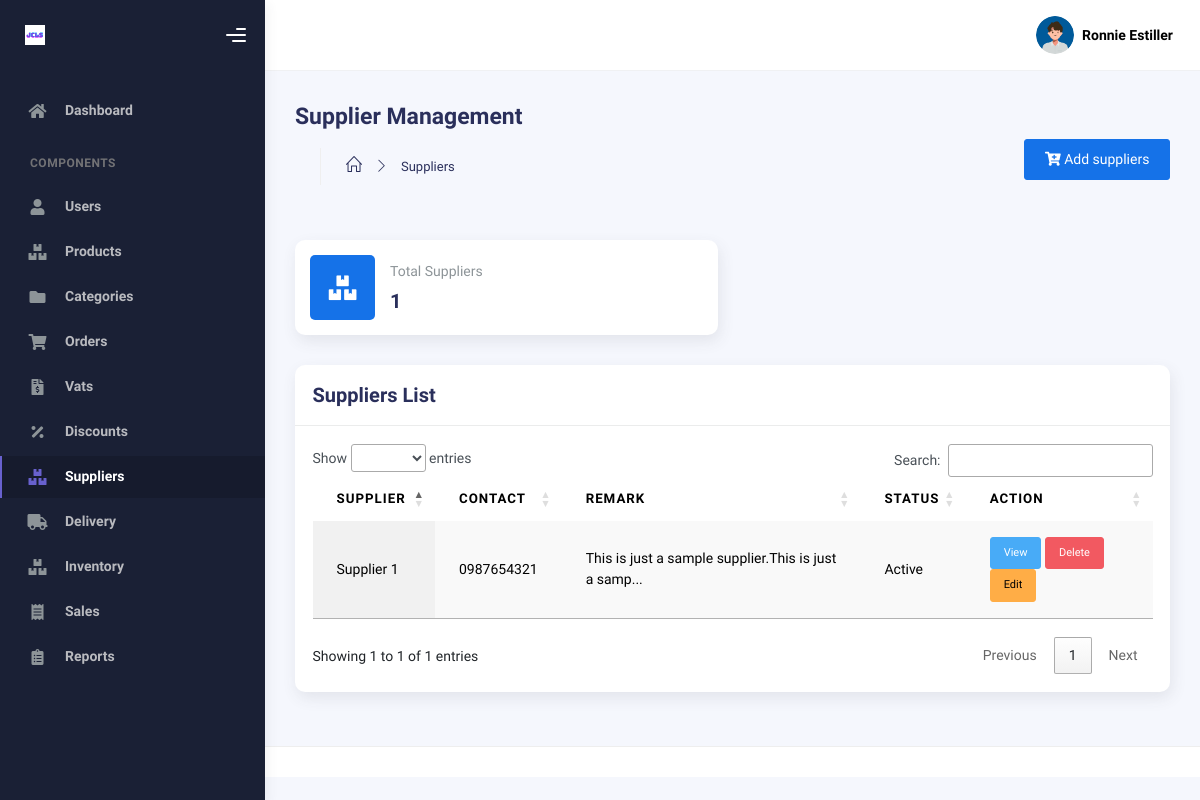
Page /supplier.php (signed in) on the earlier database version.
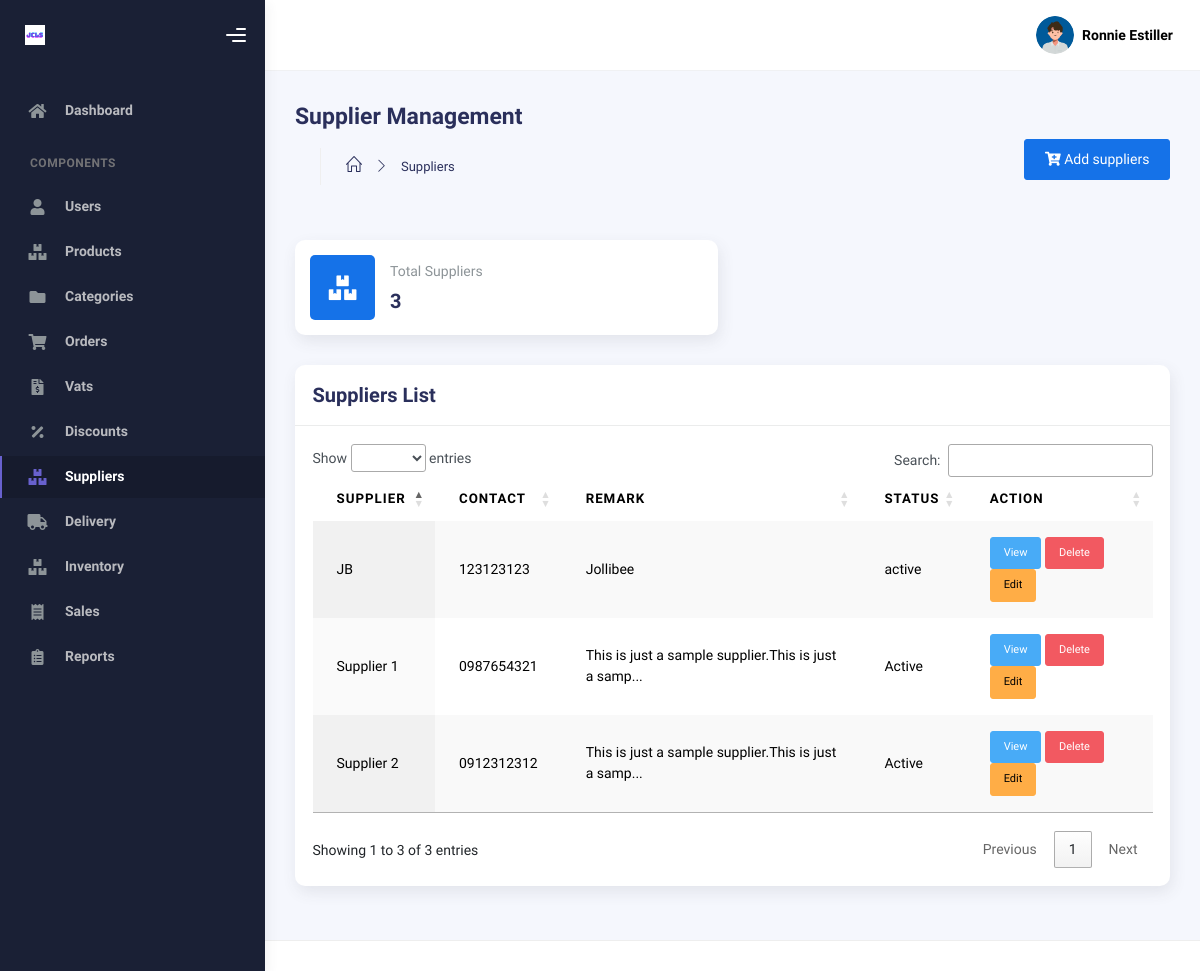
Same page on the later database version.
### tables this page shows
CREATE TABLE `supplier` (
  `id` int NOT NULL AUTO_INCREMENT,
  `sup_name` varchar(45) DEFAULT NULL,
  `phone` varchar(45) DEFAULT NULL,
  `remark` text,
  `status` varchar(45) DEFAULT NULL,
  `created_at` datetime DEFAULT CURRENT_TIMESTAMP,
  `updated_at` datetime DEFAULT NULL,
  PRIMARY KEY (`id`)
);

### supplier.php (the view, shortened to what the changed rows need)
<?php
include './php/db_conn.php';
if (isset($_SESSION['id']) && isset($_SESSION['name'])) {
?>
<!DOCTYPE html>
<html lang="en">
  <head>
      <link rel="stylesheet" href="https://cdn.datatables.net/1.13.7/css/jquery.dataTables.min.css">
    <link rel="stylesheet" href="https://cdn.datatables.net/buttons/2.4.2/css/buttons.dataTables.min.css">
    <link rel="stylesheet" href="https://cdnjs.cloudflare.com/ajax/libs/bootstrap/5.3.0/css/bootstrap.min.css">
    <link rel="stylesheet" href="assets/css/bootstrap.min.css" />
    <link rel="stylesheet" href="assets/css/plugins.min.css" />
    <link rel="stylesheet" href="assets/css/admin.min.css" />
    <link rel="stylesheet" href="assets/css/demo.css" />
  </head>
  <body>
    <div class="wrapper">
      <div class="sidebar" data-background-color="dark">
        <div class="sidebar-logo">
          <div class="logo-header" data-background-color="dark">
            <a href="dashboard.php" class="logo">
              <img
                src="assets/img/admin/logo_light.svg"
                alt="navbar brand"
                class="navbar-brand"
                height="20"
              />
            </a>
            <div class="nav-toggle">
              <button class="btn btn-toggle toggle-sidebar">
                <i class="gg-menu-right"></i>
              </button>
            </div>
          </div>
        </div>
        <div class="sidebar-wrapper scrollbar scrollbar-inner">
          <div class="sidebar-content">
            <ul class="nav nav-secondary">
              <li class="nav-item">
                <a href="dashboard.php">
                  <i class="fas fa-home"></i>
                  <p>Dashboard</p>
                </a>
              </li>
              <li class="nav-section">
                <h4 class="text-section">Components</h4>
              </li>
              <li class="nav-item ">
                <a href="user.php">
                <i class="fas fa-user"></i>
                  <p>Users</p>
                </a>
              </li>
              <li class="nav-item ">
                <a href="product.php">
                  <i class="fas fa-boxes"></i>
                  <p>Products</p>
                </a>
              </li>
              <li class="nav-item ">
                <a href="category.php">
                <i class="fas fa-folder"></i>
                  <p>Categories</p>
                </a>
              </li>
              <li class="nav-item ">
                <a href="orders.php">
                  <i class="fas fa-shopping-cart"></i>
                  <p>Orders</p>
                </a>
              </li>
              <li class="nav-item ">
                <a href="vat.php">
                <i class="fas fa-file-invoice-dollar"></i>
                  <p>Vats</p>
                </a>
              </li>
              <li class="nav-item ">
                <a href="discount.php">
                <i class="fas fa-percentage"></i>
                  <p>Discounts</p>
                </a>
              </li>
              <li class="nav-item active">
                <a href="supplier.php">
                  <i class="fas fa-boxes"></i>
                  <p>Suppliers</p>
                </a>
              </li>
              <li class="nav-item">
                <a  href="delivery.php">
                  <i class="fas fa-truck"></i>
                  <p>Delivery</p>
                </a>
              </li>
              <li class="nav-item">
                <a  href="inventory.php">
                  <i class="fas fa-boxes"></i>
                  <p>Inventory</p>
                </a>
              </li>
              <li class="nav-item">
                <a  href="sales.php">
                  <i class="fas fa-receipt"></i>
                  <p>Sales</p>
                </a>
              </li>
              <li class="nav-item">
                <a  href="reports.php">
                  <i class="fas fa-clipboard-list"></i>
                  <p>Reports</p>
                </a>
              </li>
            </ul>
          </div>
        </div>
      </div>
      <div class="main-panel">
        <div class="main-header">
          <?php include 'nav.php'; ?>
        </div>
        <div class="container">
          <div class="page-inner">
            <div class="d-flex align-items-left align-items-md-center flex-column flex-md-row pt-2 pb-4">
              <div>
                <h3 class="fw-bold mb-3">Supplier Management</h3>
                <div class="page-header">
                  <ul class="breadcrumbs mb-3">
                    <li class="nav-home">
                      <a href="#">
                        <i class="icon-home"></i>
                      </a>
                    </li>
                    <li class="separator">
                      <i class="icon-arrow-right"></i>
                    </li>
                    <li class="nav-item">
                      <a href="#">Suppliers</a>
                    </li>
                  </ul>
                </div>
              </div>
              <div class="ms-md-auto py-2 py-md-0">
                <a href="./supplier/supplier_add.php" class="btn btn-primary "><i class="fas fa-cart-plus"></i> Add suppliers</a>
              </div>
            </div>
            <div class="row">
              <div class="col-sm-6 col-md-6">
                <div class="card card-stats card-round">
                  <div class="card-body">
                    <div class="row align-items-center">
                      <div class="col-icon">
                        <div
                          class="icon-big text-center icon-primary bubble-shadow-small"
                        >
                          <i class="fas fa-boxes"></i>
                        </div>
                      </div>
                      <div class="col col-stats ms-3 ms-sm-0">
                        <div class="numbers">
                          <p class="card-category">Total Suppliers</p>
                          <h4 class="card-title">
                            <?php
                              $sql = "SELECT COUNT(*) FROM supplier";
                              $result = mysqli_query($conn, $sql);
                              $row = mysqli_fetch_array($result);
                              if ($row[0] != NULL) {
                                echo $row[0];
                              }
                              else {
                                echo "No supplier available";
                              }
                           ?>
                          </h4>
                        </div>
                      </div>
                    </div>
                  </div>
                </div>
              </div>
            </div>
            <div class="row">
              <div class="col-md-12">
                <div class="card">
                  <div class="card-header">
                    <h4 class="card-title">Suppliers List</h4>
                  </div>
                  <div class="card-body">
                    <div class="table-responsive">
                      <table id="multi-filter-select" class="display table table-striped table-hover">
                      <thead>
                          <tr>
                            <th>Supplier</th>
                            <th>Contact</th>
                            <th>Remark</th>
                            <th>Status</th>
                            <th>Action</th>
                          </tr>
                        </thead>
                        <tbody>
                        <?php
                            $sql = "Select * from `supplier`";
                            $result = mysqli_query($conn, $sql);
                            if ($result) {
                                while ($row = mysqli_fetch_assoc($result)) {
                                    $id = $row['id'];
                                    $sup_name = $row['sup_name'];
                                    $sup_phone = $row['phone'];
                                    $sup_remark = $row['remark'];
                                    $sup_status = $row['status'];
                                    echo '<tr>
                                    <td>' . $sup_name . '</td>
                                    <td>'. $sup_phone .'</td>
                                    <td>'. (strlen($sup_remark) > 50 ? substr($sup_remark, 0, 50) . '...' : $sup_remark) .'</td>
                                     <td>'. $sup_status .'</td>
                                    <td>
                                        <a href="./supplier/supplier_view.php?id='. $id .'" class="btn btn-info btn-sm">View</a>
                                        <a href="./supplier/delete.php?id=' . $id . '" class="btn btn-danger btn-sm">Delete</a>
                                        <a href="./supplier/supplier_edit.php?id='. $id .'" class="btn btn-warning btn-sm">Edit</a>
                                    </td>
                                </tr>';
                            ?>
                            <?php
                                }
                            }
                            ?>
                        </tbody>
                      </table>
                    </div>
                  </div>
                </div>
              </div>
            </div>
          </div>
        </div>
        <footer class="footer">
        </footer>
      </div>
    </div>
  </body>
</html>
<?php
} else {
    header("Location: index.php");
    exit();
}
?>

Differences in the rows shown:
added supplier: sup_name "Supplier 2", phone "0912312312", remark "This is just a sample supplier.This is just a samp", status "Active"
added supplier: sup_name "JB", phone "123123123", remark "Jollibee", status "active"
Other differences:
$row[0]: "1" → "3"
text written by a page script: "Show entries Search: Showing 1 to 1 of 1 entries Previous 1 Next" → "Show entries Search: Showing 1 to 3 of 3 entries Previous 1 Next"
